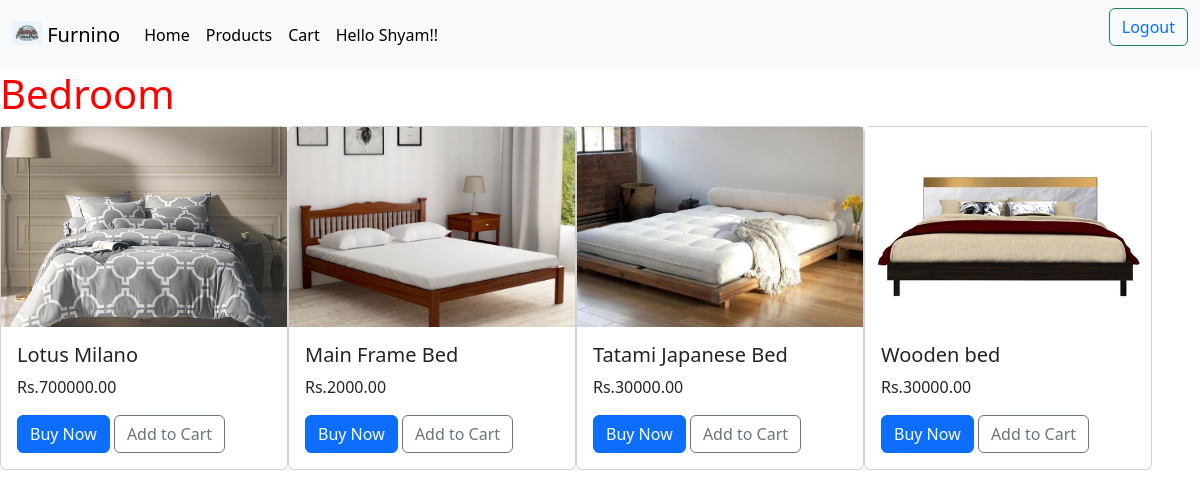
Screenshot of /category/Bedroom (signed in) with the database file from the repository.
### base/models.py (models this page shows, shortened)
class Category(models.Model):
    name = models.CharField(max_length=200)  # dining, living, kitchen
    slug = models.SlugField(max_length=200, unique=True)
    class Meta:
        ordering = ['name']
        indexes = [
            models.Index(fields=['name'])
        ]
        verbose_name = 'category'
        verbose_name_plural = 'categories'

class Product(models.Model):
    name = models.CharField(max_length=200)
    slug = models.SlugField(max_length=200)
    description = models.TextField()
    price = models.DecimalField(max_digits=10, decimal_places=2)
    category = models.ForeignKey(Category, on_delete=models.CASCADE)
    image = models.ImageField(upload_to='product/', blank=True)
    class Meta:
        ordering = ["name"]
        indexes = [
            models.Index(fields=["name"])
        ]

### base/views.py (the view, shortened to what this page needs)
# urls.py: path('category/<str:name>',views.category,name="category"),
def category(request,name):
    category=get_object_or_404(Category,name=name)
    if category.name=='Dining':
        product=Product.objects.filter(category=category)
        product_name=category.name
        return render(request,'base/bedroom.html',
                  {
                      'product':product,
                      "product_name":product_name,
                  })
    elif category.name=='Bedroom':
        product=Product.objects.filter(category=category)
        product_name=category.name
        return render(request,'base/bedroom.html',
                  {
                      'product':product,
                      "product_name":product_name,
                  })
    else:
        return HttpResponse("Error")

### base/templates/base/bedroom.html (shortened to what this page needs)
{% load static %}
{% include "nav.html" %}
{% block content %}
<h1 style="color:red">{{product_name}}</h1>
<div class="d-flex flex-wrap justify-content-start">
{% for item in product %}
<div class="card-group">
    <div class="card" style="width: 18rem;">
        <a href="{% url "description" item.name %}">
        <img class="fixed-image" src="{{ item.image.url }}" class="card-img-top" alt="{{item.name}}">
        </a>
        <div class="card-body">
            <h5 class="card-title">{{item.name}}</h5>
            <p class="card-text">Rs.{{item.price}}</p>
            <a href="#" class="btn btn-primary">Buy Now</a>
            <button data-product={{item.name}} data-action="add"  class="btn btn-outline-secondary add-btn update-btn">Add to Cart</button>
        </div>
    </div>
</div>
{% endfor %}
</div>
{% endblock %}

### base/templates/nav.html (shortened to what this page needs)
{% load static %}
<html>
    <head>
      <link href="https://cdn.jsdelivr.net/npm/bootstrap@5.3.3/dist/css/bootstrap.min.css" rel="stylesheet">
  </head>
  <body>
<nav class="navbar navbar-expand-lg bg-body-tertiary">
    <div class="container-fluid">
      <a class="navbar-brand" href="{% url "home" %}">
        <img src="{% static "base/images/brand_logo.jpg" %}" alt="Logo" width="30" height="24" class="d-inline-block align-text-top">
        Furnino
      </a>
      <div class="collapse navbar-collapse" id="navbarSupportedContent">
        <ul class="navbar-nav me-auto mb-2 mb-lg-0">
          <li class="nav-item">
            <a class="nav-link active" aria-current="page" href="{% url "home" %}">Home</a>
          </li>
          <li class="nav-item">
            <a class="nav-link active" aria-current="page" href="{% url "product" %}">Products</a>
          </li>
          {% if user  %}
          <li class="nav-item">
            <a class="nav-link active " aria-current="page" href="{% url "cart" %}">Cart</a>
          </li>
          <li class="nav-item">
            <a class="nav-link active " aria-current="page" >Hello {{user}}!!</a>
          </li>
          {% endif %}
        </ul>
        </div>
          <form class="d-flex" role="search">
            <button class="btn btn-outline-success" type="submit">
            <a href="{% url "logout" %}" style="text-decoration:none">Logout</a>
          </button>
        </form>
      </div>
    </nav>

### base/templates/base/bedroom.html (style rules this page uses)
.fixed-image { height: 200px; object-fit: cover; width: 100%; }

### rows the page displays
Category: name "Bedroom"
Product: image (picture), name "Lotus Milano", price "700000.00"
Product: image (picture), name "Main Frame Bed", price "2000.00"
Product: image (picture), name "Tatami Japanese Bed", price "30000.00"
Product: image (picture), name "Wooden bed", price "30000.00"

### other values shown
{{ user }} "Shyam"
